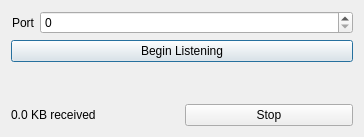
<?xml version="1.0" encoding="UTF-8"?>
<ui version="4.0">
 <class>TcpReceiver</class>
 <widget class="QDialog" name="TcpReceiver">
  <property name="geometry">
   <rect>
    <x>0</x>
    <y>0</y>
    <width>364</width>
    <height>137</height>
   </rect>
  </property>
  <property name="windowTitle">
   <string>Dialog</string>
  </property>
  <layout class="QVBoxLayout" name="verticalLayout">
   <item>
    <layout class="QFormLayout" name="formLayout">
     <item row="0" column="0">
      <widget class="QLabel" name="label">
       <property name="text">
        <string>Port</string>
       </property>
       <property name="alignment">
        <set>Qt::AlignRight|Qt::AlignTrailing|Qt::AlignVCenter</set>
       </property>
       <property name="buddy">
        <cstring>sb_port</cstring>
       </property>
      </widget>
     </item>
     <item row="0" column="1">
      <widget class="QSpinBox" name="sb_port">
       <property name="maximum">
        <number>65535</number>
       </property>
      </widget>
     </item>
     <item row="1" column="0" colspan="2">
      <widget class="QPushButton" name="pb_start">
       <property name="text">
        <string>Begin Listening</string>
       </property>
      </widget>
     </item>
    </layout>
   </item>
   <item>
    <layout class="QHBoxLayout" name="horizontalLayout">
     <item>
      <widget class="QLabel" name="lb_progress">
       <property name="text">
        <string>0.0 KB received</string>
       </property>
      </widget>
     </item>
     <item>
      <widget class="QPushButton" name="pb_stop">
       <property name="text">
        <string>Stop</string>
       </property>
      </widget>
     </item>
    </layout>
   </item>
  </layout>
 </widget>
 <tabstops>
  <tabstop>sb_port</tabstop>
  <tabstop>pb_start</tabstop>
  <tabstop>pb_stop</tabstop>
 </tabstops>
 <resources/>
 <connections/>
</ui>
